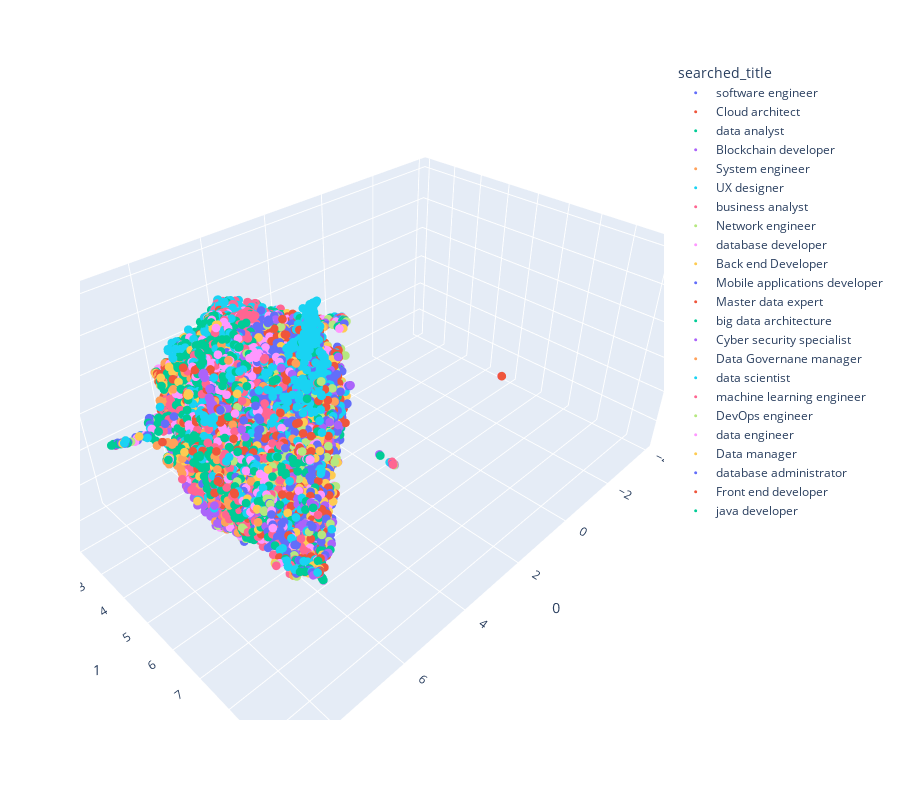

The notebook cell saved with this chart:
### Code cell
fig_3d = px.scatter_3d(
    proj_3d, x=0, y=1, z=2,
    color=desc_real["searched_title"], labels={'color': 'searched_title'},
    height=800
)
fig_3d.update_traces(marker_size=3)
fig_3d.show()

### Figure 1 — Plotly figure (JSON) as saved in the notebook; plotly's stock layout.template omitted (floating-point values rounded to 4 significant figures; data arrays with more than 128 entries replaced by an {"elided": "..."} marker saying what was removed)
{"data": [{"hovertemplate": "searched_title=software engineer<br>0=%{x}<br>1=%{y}<br>2=%{z}<extra></extra>", "legendgroup": "software engineer", "marker": {"color": "#636efa", "size": 3, "symbol": "circle"}, "mode": "markers", "name": "software engineer", "scene": "scene", "showlegend": true, "type": "scatter3d", "x": {"elided": "941 float values"}, "y": {"elided": "941 float values"}, "z": {"elided": "941 float values"}}, {"hovertemplate": "searched_title=Cloud architect<br>0=%{x}<br>1=%{y}<br>2=%{z}<extra></extra>", "legendgroup": "Cloud architect", "marker": {"color": "#EF553B", "size": 3, "symbol": "circle"}, "mode": "markers", "name": "Cloud architect", "scene": "scene", "showlegend": true, "type": "scatter3d", "x": {"elided": "652 float values"}, "y": {"elided": "652 float values"}, "z": {"elided": "652 float values"}}, {"hovertemplate": "searched_title=data analyst<br>0=%{x}<br>1=%{y}<br>2=%{z}<extra></extra>", "legendgroup": "data analyst", "marker": {"color": "#00cc96", "size": 3, "symbol": "circle"}, "mode": "markers", "name": "data analyst", "scene": "scene", "showlegend": true, "type": "scatter3d", "x": {"elided": "1042 float values"}, "y": {"elided": "1042 float values"}, "z": {"elided": "1042 float values"}}, {"hovertemplate": "searched_title=Blockchain developer<br>0=%{x}<br>1=%{y}<br>2=%{z}<extra></extra>", "legendgroup": "Blockchain developer", "marker": {"color": "#ab63fa", "size": 3, "symbol": "circle"}, "mode": "markers", "name": "Blockchain developer", "scene": "scene", "showlegend": true, "type": "scatter3d", "x": {"elided": "630 float values"}, "y": {"elided": "630 float values"}, "z": {"elided": "630 float values"}}, {"hovertemplate": "searched_title=System engineer<br>0=%{x}<br>1=%{y}<br>2=%{z}<extra></extra>", "legendgroup": "System engineer", "marker": {"color": "#FFA15A", "size": 3, "symbol": "circle"}, "mode": "markers", "name": "System engineer", "scene": "scene", "showlegend": true, "type": "scatter3d", "x": {"elided": "603 float values"}, "y": {"elided": "603 float values"}, "z": {"elided": "603 float values"}}, {"hovertemplate": "searched_title=UX designer<br>0=%{x}<br>1=%{y}<br>2=%{z}<extra></extra>", "legendgroup": "UX designer", "marker": {"color": "#19d3f3", "size": 3, "symbol": "circle"}, "mode": "markers", "name": "UX designer", "scene": "scene", "showlegend": true, "type": "scatter3d", "x": {"elided": "557 float values"}, "y": {"elided": "557 float values"}, "z": {"elided": "557 float values"}}, {"hovertemplate": "searched_title=business analyst<br>0=%{x}<br>1=%{y}<br>2=%{z}<extra></extra>", "legendgroup": "business analyst", "marker": {"color": "#FF6692", "size": 3, "symbol": "circle"}, "mode": "markers", "name": "business analyst", "scene": "scene", "showlegend": true, "type": "scatter3d", "x": {"elided": "1029 float values"}, "y": {"elided": "1029 float values"}, "z": {"elided": "1029 float values"}}, {"hovertemplate": "searched_title=Network engineer<br>0=%{x}<br>1=%{y}<br>2=%{z}<extra></extra>", "legendgroup": "Network engineer", "marker": {"color": "#B6E880", "size": 3, "symbol": "circle"}, "mode": "markers", "name": "Network engineer", "scene": "scene", "showlegend": true, "type": "scatter3d", "x": {"elided": "677 float values"}, "y": {"elided": "677 float values"}, "z": {"elided": "677 float values"}}, {"hovertemplate": "searched_title=database developer<br>0=%{x}<br>1=%{y}<br>2=%{z}<extra></extra>", "legendgroup": "database developer", "marker": {"color": "#FF97FF", "size": 3, "symbol": "circle"}, "mode": "markers", "name": "database developer", "scene": "scene", "showlegend": true, "type": "scatter3d", "x": {"elided": "724 float values"}, "y": {"elided": "724 float values"}, "z": {"elided": "724 float values"}}, {"hovertemplate": "searched_title=Back end Developer<br>0=%{x}<br>1=%{y}<br>2=%{z}<extra></extra>", "legendgroup": "Back end Developer", "marker": {"color": "#FECB52", "size": 3, "symbol": "circle"}, "mode": "markers", "name": "Back end Developer", "scene": "scene", "showlegend": true, "type": "scatter3d", "x": {"elided": "557 float values"}, "y": {"elided": "557 float values"}, "z": {"elided": "557 float values"}}, {"hovertemplate": "searched_title=Mobile applications developer<br>0=%{x}<br>1=%{y}<br>2=%{z}<extra></extra>", "legendgroup": "Mobile applications developer", "marker": {"color": "#636efa", "size": 3, "symbol": "circle"}, "mode": "markers", "name": "Mobile applications developer", "scene": "scene", "showlegend": true, "type": "scatter3d", "x": {"elided": "598 float values"}, "y": {"elided": "598 float values"}, "z": {"elided": "598 float values"}}, {"hovertemplate": "searched_title=Master data expert<br>0=%{x}<br>1=%{y}<br>2=%{z}<extra></extra>", "legendgroup": "Master data expert", "marker": {"color": "#EF553B", "size": 3, "symbol": "circle"}, "mode": "markers", "name": "Master data expert", "scene": "scene", "showlegend": true, "type": "scatter3d", "x": {"elided": "394 float values"}, "y": {"elided": "394 float values"}, "z": {"elided": "394 float values"}}, {"hovertemplate": "searched_title=big data architecture<br>0=%{x}<br>1=%{y}<br>2=%{z}<extra></extra>", "legendgroup": "big data architecture", "marker": {"color": "#00cc96", "size": 3, "symbol": "circle"}, "mode": "markers", "name": "big data architecture", "scene": "scene", "showlegend": true, "type": "scatter3d", "x": {"elided": "773 float values"}, "y": {"elided": "773 float values"}, "z": {"elided": "773 float values"}}, {"hovertemplate": "searched_title=Cyber security specialist<br>0=%{x}<br>1=%{y}<br>2=%{z}<extra></extra>", "legendgroup": "Cyber security specialist", "marker": {"color": "#ab63fa", "size": 3, "symbol": "circle"}, "mode": "markers", "name": "Cyber security specialist", "scene": "scene", "showlegend": true, "type": "scatter3d", "x": {"elided": "566 float values"}, "y": {"elided": "566 float values"}, "z": {"elided": "566 float values"}}, {"hovertemplate": "searched_title=Data Governane manager<br>0=%{x}<br>1=%{y}<br>2=%{z}<extra></extra>", "legendgroup": "Data Governane manager", "marker": {"color": "#FFA15A", "size": 3, "symbol": "circle"}, "mode": "markers", "name": "Data Governane manager", "scene": "scene", "showlegend": true, "type": "scatter3d", "x": {"elided": "403 float values"}, "y": {"elided": "403 float values"}, "z": {"elided": "403 float values"}}, {"hovertemplate": "searched_title=data scientist<br>0=%{x}<br>1=%{y}<br>2=%{z}<extra></extra>", "legendgroup": "data scientist", "marker": {"color": "#19d3f3", "size": 3, "symbol": "circle"}, "mode": "markers", "name": "data scientist", "scene": "scene", "showlegend": true, "type": "scatter3d", "x": {"elided": "753 float values"}, "y": {"elided": "753 float values"}, "z": {"elided": "753 float values"}}, {"hovertemplate": "searched_title=machine learning engineer<br>0=%{x}<br>1=%{y}<br>2=%{z}<extra></extra>", "legendgroup": "machine learning engineer", "marker": {"color": "#FF6692", "size": 3, "symbol": "circle"}, "mode": "markers", "name": "machine learning engineer", "scene": "scene", "showlegend": true, "type": "scatter3d", "x": {"elided": "472 float values"}, "y": {"elided": "472 float values"}, "z": {"elided": "472 float values"}}, {"hovertemplate": "searched_title=DevOps engineer<br>0=%{x}<br>1=%{y}<br>2=%{z}<extra></extra>", "legendgroup": "DevOps engineer", "marker": {"color": "#B6E880", "size": 3, "symbol": "circle"}, "mode": "markers", "name": "DevOps engineer", "scene": "scene", "showlegend": true, "type": "scatter3d", "x": {"elided": "766 float values"}, "y": {"elided": "766 float values"}, "z": {"elided": "766 float values"}}, {"hovertemplate": "searched_title=data engineer<br>0=%{x}<br>1=%{y}<br>2=%{z}<extra></extra>", "legendgroup": "data engineer", "marker": {"color": "#FF97FF", "size": 3, "symbol": "circle"}, "mode": "markers", "name": "data engineer", "scene": "scene", "showlegend": true, "type": "scatter3d", "x": {"elided": "780 float values"}, "y": {"elided": "780 float values"}, "z": {"elided": "780 float values"}}, {"hovertemplate": "searched_title=Data manager<br>0=%{x}<br>1=%{y}<br>2=%{z}<extra></extra>", "legendgroup": "Data manager", "marker": {"color": "#FECB52", "size": 3, "symbol": "circle"}, "mode": "markers", "name": "Data manager", "scene": "scene", "showlegend": true, "type": "scatter3d", "x": {"elided": "381 float values"}, "y": {"elided": "381 float values"}, "z": {"elided": "381 float values"}}, {"hovertemplate": "searched_title=database administrator<br>0=%{x}<br>1=%{y}<br>2=%{z}<extra></extra>", "legendgroup": "database administrator", "marker": {"color": "#636efa", "size": 3, "symbol": "circle"}, "mode": "markers", "name": "database administrator", "scene": "scene", "showlegend": true, "type": "scatter3d", "x": {"elided": "532 float values"}, "y": {"elided": "532 float values"}, "z": {"elided": "532 float values"}}, {"hovertemplate": "searched_title=Front end developer<br>0=%{x}<br>1=%{y}<br>2=%{z}<extra></extra>", "legendgroup": "Front end developer", "marker": {"color": "#EF553B", "size": 3, "symbol": "circle"}, "mode": "markers", "name": "Front end developer", "scene": "scene", "showlegend": true, "type": "scatter3d", "x": {"elided": "537 float values"}, "y": {"elided": "537 float values"}, "z": {"elided": "537 float values"}}, {"hovertemplate": "searched_title=java developer<br>0=%{x}<br>1=%{y}<br>2=%{z}<extra></extra>", "legendgroup": "java developer", "marker": {"color": "#00cc96", "size": 3, "symbol": "circle"}, "mode": "markers", "name": "java developer", "scene": "scene", "showlegend": true, "type": "scatter3d", "x": {"elided": "398 float values"}, "y": {"elided": "398 float values"}, "z": {"elided": "398 float values"}}], "layout": {"height": 800, "legend": {"title": {"text": "searched_title"}, "tracegroupgap": 0}, "margin": {"t": 60}, "scene": {"domain": {"x": [0, 1], "y": [0, 1]}, "xaxis": {"title": {"text": "0"}}, "yaxis": {"title": {"text": "1"}}, "zaxis": {"title": {"text": "2"}}}}}
